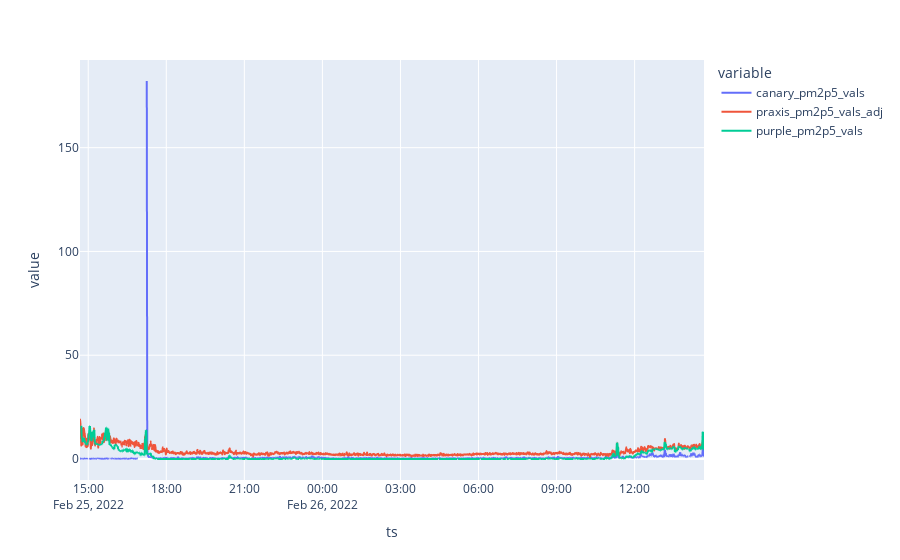

The notebook cell saved with this chart:
### Code cell
fig = comb_df[['canary_pm2p5_vals', 'praxis_pm2p5_vals_adj', 'purple_pm2p5_vals']].plot();
fig.show()

### Figure 1 — Plotly figure (JSON) as saved in the notebook; plotly's stock layout.template omitted (floating-point values rounded to 4 significant figures; data arrays with more than 128 entries replaced by an {"elided": "..."} marker saying what was removed)
{"data": [{"hovertemplate": "variable=canary_pm2p5_vals<br>ts=%{x}<br>value=%{y}<extra></extra>", "legendgroup": "canary_pm2p5_vals", "line": {"color": "#636efa", "dash": "solid"}, "marker": {"symbol": "circle"}, "mode": "lines", "name": "canary_pm2p5_vals", "showlegend": true, "type": "scattergl", "x": {"elided": "1440 str values"}, "xaxis": "x", "y": {"elided": "1440 float values"}, "yaxis": "y"}, {"hovertemplate": "variable=praxis_pm2p5_vals_adj<br>ts=%{x}<br>value=%{y}<extra></extra>", "legendgroup": "praxis_pm2p5_vals_adj", "line": {"color": "#EF553B", "dash": "solid"}, "marker": {"symbol": "circle"}, "mode": "lines", "name": "praxis_pm2p5_vals_adj", "showlegend": true, "type": "scattergl", "x": {"elided": "1440 str values"}, "xaxis": "x", "y": {"elided": "1440 float values"}, "yaxis": "y"}, {"hovertemplate": "variable=purple_pm2p5_vals<br>ts=%{x}<br>value=%{y}<extra></extra>", "legendgroup": "purple_pm2p5_vals", "line": {"color": "#00cc96", "dash": "solid"}, "marker": {"symbol": "circle"}, "mode": "lines", "name": "purple_pm2p5_vals", "showlegend": true, "type": "scattergl", "x": {"elided": "1440 str values"}, "xaxis": "x", "y": {"elided": "1440 float values"}, "yaxis": "y"}], "layout": {"legend": {"title": {"text": "variable"}, "tracegroupgap": 0}, "margin": {"t": 60}, "xaxis": {"anchor": "y", "domain": [0, 1], "title": {"text": "ts"}}, "yaxis": {"anchor": "x", "domain": [0, 1], "title": {"text": "value"}}}}
